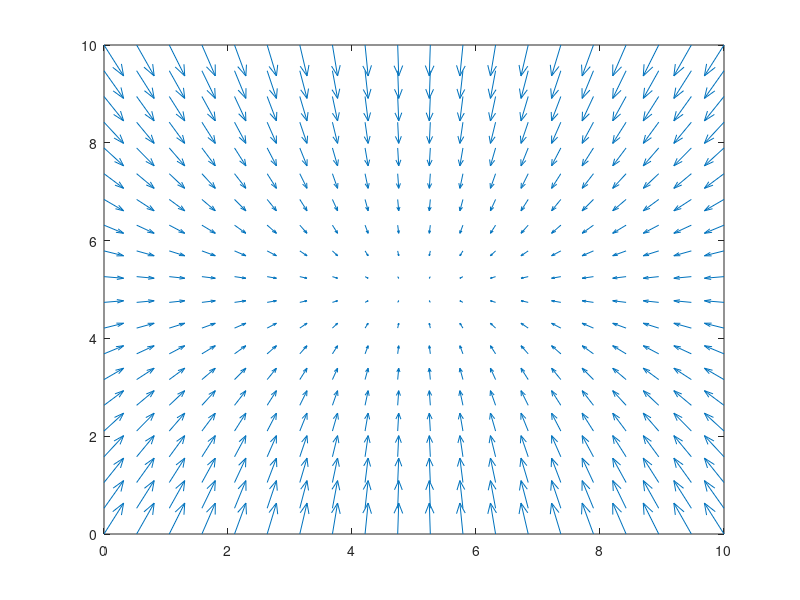

Source code (MATLAB):
function Vectorfieldtwo
	title('Sink');

	steps = 20;

	x = linspace(0, 10, steps);
	y = linspace(0, 10, steps);

	[xx,yy] = meshgrid(1:steps);

	for i=1:steps
		for j=1:steps
			xx(i,j) = x(j);
			yy(j,i) = y(j);
		endfor
	endfor
	u = (5-xx);
	v = 2*(5-yy);


	quiver(xx,yy,u,v,1);
endfunction